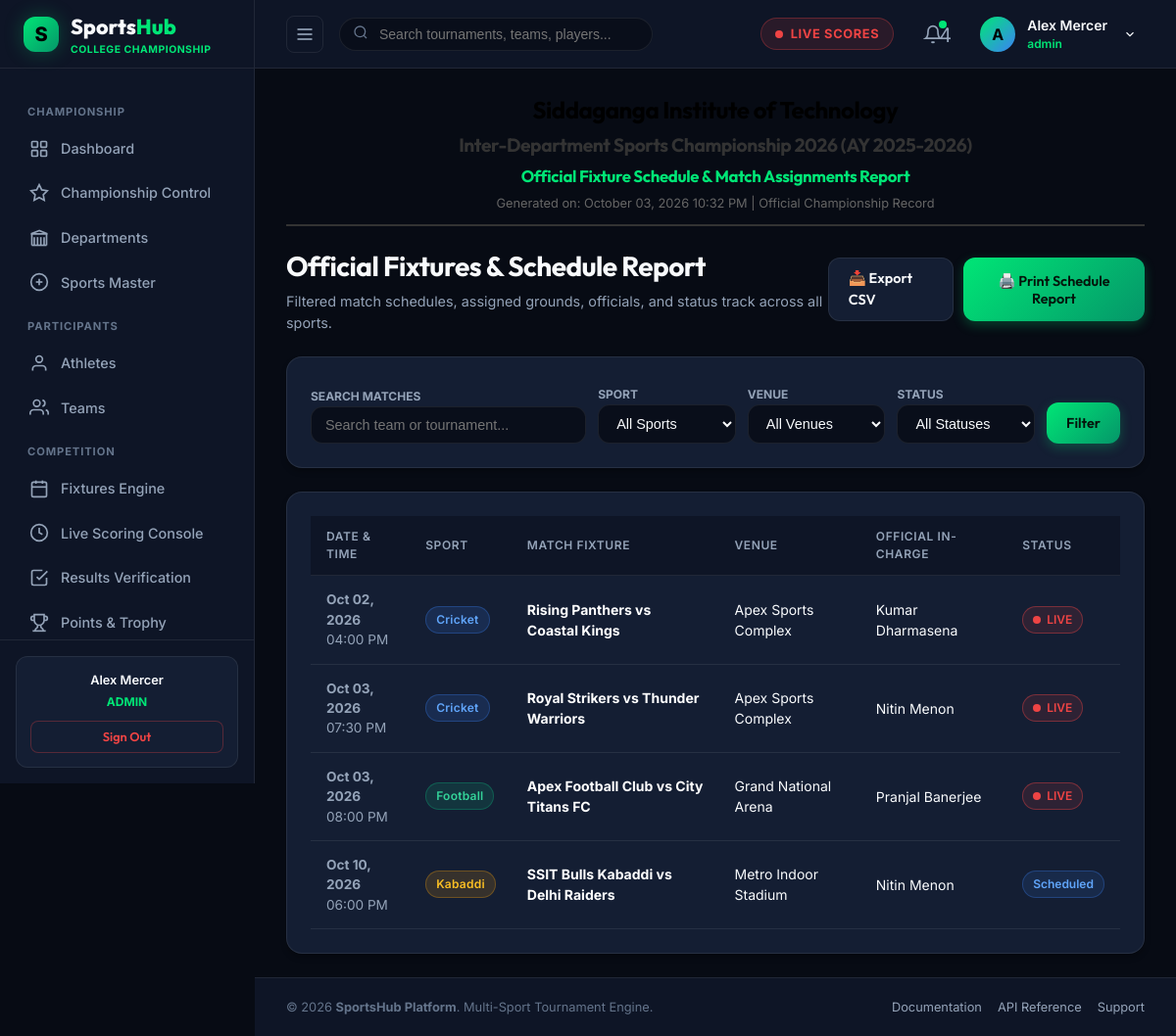
The app's page /admin/reports/fixtures.php (signed in) with its own data.
### tables this page shows
CREATE TABLE `users` (
  `id` int(10) unsigned NOT NULL AUTO_INCREMENT,
  `name` varchar(100) NOT NULL,
  `email` varchar(150) NOT NULL,
  `password` varchar(255) NOT NULL,
  `role` enum('admin','organizer','scorer','official','team_manager','player') NOT NULL DEFAULT 'player',
  `profile_image` varchar(255) DEFAULT 'assets/images/default-avatar.png',
  `status` tinyint(1) DEFAULT 1,
  `created_at` datetime DEFAULT current_timestamp(),
  `updated_at` datetime DEFAULT current_timestamp() ON UPDATE current_timestamp(),
  PRIMARY KEY (`id`),
  UNIQUE KEY `email` (`email`),
  KEY `idx_users_role` (`role`),
  KEY `idx_users_email` (`email`)
);

CREATE TABLE `settings` (
  `setting_key` varchar(100) NOT NULL,
  `setting_value` text DEFAULT NULL,
  `updated_at` datetime DEFAULT current_timestamp() ON UPDATE current_timestamp(),
  PRIMARY KEY (`setting_key`)
);

CREATE TABLE `matches` (
  `id` int(10) unsigned NOT NULL AUTO_INCREMENT,
  `tournament_id` int(10) unsigned NOT NULL,
  `sport_id` int(10) unsigned NOT NULL,
  `team_a_id` int(10) unsigned NOT NULL,
  `team_b_id` int(10) unsigned NOT NULL,
  `venue_id` int(10) unsigned DEFAULT NULL,
  `official_id` int(10) unsigned DEFAULT NULL,
  `scheduled_date` date NOT NULL,
  `scheduled_time` time NOT NULL,
  `status` enum('scheduled','live','completed','postponed','cancelled') DEFAULT 'scheduled',
  `winner_team_id` int(10) unsigned DEFAULT NULL,
  `result_summary` varchar(255) DEFAULT NULL,
  `created_at` datetime DEFAULT current_timestamp(),
  `updated_at` datetime DEFAULT current_timestamp() ON UPDATE current_timestamp(),
  PRIMARY KEY (`id`),
  KEY `fk_matches_sport` (`sport_id`),
  KEY `fk_matches_team_a` (`team_a_id`),
  KEY `fk_matches_team_b` (`team_b_id`),
  KEY `fk_matches_venue` (`venue_id`),
  KEY `fk_matches_winner` (`winner_team_id`),
  KEY `fk_matches_official` (`official_id`),
  KEY `idx_matches_tournament` (`tournament_id`),
  KEY `idx_matches_scheduled_date` (`scheduled_date`),
  KEY `idx_matches_status` (`status`),
  CONSTRAINT `fk_matches_official` FOREIGN KEY (`official_id`) REFERENCES `officials` (`id`) ON DELETE SET NULL,
  CONSTRAINT `fk_matches_sport` FOREIGN KEY (`sport_id`) REFERENCES `sports` (`id`),
  CONSTRAINT `fk_matches_team_a` FOREIGN KEY (`team_a_id`) REFERENCES `teams` (`id`) ON DELETE CASCADE,
  CONSTRAINT `fk_matches_team_b` FOREIGN KEY (`team_b_id`) REFERENCES `teams` (`id`) ON DELETE CASCADE,
  CONSTRAINT `fk_matches_tournament` FOREIGN KEY (`tournament_id`) REFERENCES `tournaments` (`id`) ON DELETE CASCADE,
  CONSTRAINT `fk_matches_venue` FOREIGN KEY (`venue_id`) REFERENCES `venues` (`id`) ON DELETE SET NULL,
  CONSTRAINT `fk_matches_winner` FOREIGN KEY (`winner_team_id`) REFERENCES `teams` (`id`) ON DELETE SET NULL
);

CREATE TABLE `sports` (
  `id` int(10) unsigned NOT NULL AUTO_INCREMENT,
  `name` varchar(50) NOT NULL,
  `slug` varchar(60) NOT NULL,
  `description` text DEFAULT NULL,
  `icon` varchar(255) DEFAULT NULL,
  `status` tinyint(1) DEFAULT 1,
  `created_at` datetime DEFAULT current_timestamp(),
  PRIMARY KEY (`id`),
  UNIQUE KEY `name` (`name`),
  UNIQUE KEY `slug` (`slug`)
);

CREATE TABLE `teams` (
  `id` int(10) unsigned NOT NULL AUTO_INCREMENT,
  `name` varchar(100) NOT NULL,
  `short_name` varchar(10) NOT NULL,
  `logo` varchar(255) DEFAULT 'assets/images/default-team.png',
  `sport_id` int(10) unsigned NOT NULL,
  `department_id` int(11) DEFAULT NULL,
  `captain_id` int(10) unsigned DEFAULT NULL,
  `manager_id` int(10) unsigned DEFAULT NULL,
  `status` tinyint(1) DEFAULT 1,
  `created_at` datetime DEFAULT current_timestamp(),
  `updated_at` datetime DEFAULT current_timestamp() ON UPDATE current_timestamp(),
  PRIMARY KEY (`id`),
  KEY `idx_teams_sport` (`sport_id`),
  CONSTRAINT `fk_teams_sport` FOREIGN KEY (`sport_id`) REFERENCES `sports` (`id`)
);

CREATE TABLE `venues` (
  `id` int(10) unsigned NOT NULL AUTO_INCREMENT,
  `name` varchar(150) NOT NULL,
  `location` varchar(255) DEFAULT NULL,
  `address` text DEFAULT NULL,
  `city` varchar(100) NOT NULL,
  `capacity` int(10) unsigned DEFAULT 0,
  `sport_type` varchar(100) DEFAULT NULL,
  `status` tinyint(1) DEFAULT 1,
  `created_at` datetime DEFAULT current_timestamp(),
  PRIMARY KEY (`id`)
);

CREATE TABLE `officials` (
  `id` int(10) unsigned NOT NULL AUTO_INCREMENT,
  `user_id` int(10) unsigned DEFAULT NULL,
  `name` varchar(100) NOT NULL,
  `role` enum('referee','umpire','scorer','judge','official') DEFAULT 'official',
  `phone` varchar(20) DEFAULT NULL,
  `email` varchar(150) DEFAULT NULL,
  `sport_id` int(10) unsigned NOT NULL,
  `status` tinyint(1) DEFAULT 1,
  `created_at` datetime DEFAULT current_timestamp(),
  PRIMARY KEY (`id`),
  KEY `fk_officials_user` (`user_id`),
  KEY `fk_officials_sport` (`sport_id`),
  CONSTRAINT `fk_officials_sport` FOREIGN KEY (`sport_id`) REFERENCES `sports` (`id`),
  CONSTRAINT `fk_officials_user` FOREIGN KEY (`user_id`) REFERENCES `users` (`id`) ON DELETE SET NULL
);

### admin/reports/fixtures.php (the view, shortened to what the rows shown need)
<?php
require_once __DIR__ . '/../../includes/config.php';
require_once __DIR__ . '/../../includes/database.php';
require_once __DIR__ . '/../../includes/auth.php';
require_once __DIR__ . '/../../includes/match-functions.php';
require_once __DIR__ . '/../../includes/report-helper.php';
$sportId = intval($_GET['sport_id'] ?? 0);
$venueId = intval($_GET['venue_id'] ?? 0);
$status  = trim($_GET['status'] ?? '');
$search  = trim($_GET['search'] ?? '');
$matchesList = getMatchesFiltered($search, 0, $sportId, '', $venueId, $status);
include_once __DIR__ . '/../../includes/header.php';
?>
<?php echo renderPrintHeader('Official Fixture Schedule & Match Assignments Report'); ?>
<div class="dashboard-header no-print">
  <div class="dashboard-title-group">
    <h1>Official Fixtures & Schedule Report</h1>
  </div>
</div>
<div class="card">
  <div class="table-responsive">
    <table class="sports-table">
      <thead>
        <tr>
          <th>Date & Time</th>
          <th>Sport</th>
          <th>Match Fixture</th>
          <th>Venue</th>
          <th>Official In-charge</th>
          <th>Status</th>
        </tr>
      </thead>
      <tbody>
        <?php foreach ($matchesList as $m): ?>
          <tr>
            <td style="font-size:0.85rem; color:var(--text-muted);">
              <strong><?php echo date('M d, Y', strtotime($m['scheduled_date'])); ?></strong><br>
              <?php echo date('h:i A', strtotime($m['scheduled_time'])); ?>
            </td>
            <td><?php echo getSportBadge($m['sport_name']); ?></td>
            <td>
              <strong style="color:#fff;"><?php echo htmlspecialchars($m['team_a_name']); ?> vs <?php echo htmlspecialchars($m['team_b_name']); ?></strong>
            </td>
            <td><?php echo htmlspecialchars($m['venue_name'] ?? 'TBD'); ?></td>
            <td><?php echo htmlspecialchars($m['official_name'] ?? 'Unassigned'); ?></td>
            <td><?php echo getStatusBadge($m['status']); ?></td>
          </tr>
        <?php endforeach; ?>
      </tbody>
    </table>
  </div>
</div>
<?php include_once __DIR__ . '/../../includes/footer.php'; ?>

### includes/header.php (shortened to what the rows shown need)
<?php
require_once __DIR__ . '/config.php';
require_once __DIR__ . '/auth.php';
$currentUser = currentUser();
$userName = $currentUser['name'] ?? 'Alex Mercer';
?>
<!DOCTYPE html>
<html lang="en">
<head>
  <link rel="stylesheet" href="<?php echo BASE_URL; ?>/assets/css/style.css">
  <link rel="stylesheet" href="<?php echo BASE_URL; ?>/assets/css/dashboard.css">
  <link rel="stylesheet" href="<?php echo BASE_URL; ?>/assets/css/tournament.css">
</head>
<body>
<div class="app-layout">
  <?php include_once __DIR__ . '/sidebar.php'; ?>
  <div class="main-wrapper" id="mainWrapper">
    <header class="top-header">
      <div class="header-right">
        <div class="user-profile-wrapper" style="position:relative;">
          <div class="user-profile-menu" onclick="toggleUserDropdown()" id="userProfileBtn">
            <div class="user-avatar-placeholder" style="width:36px;height:36px;border-radius:50%;background:linear-gradient(135deg, #00e676, #3b82f6);display:flex;align-items:center;justify-content:center;font-weight:700;color:#000;">
              <?php echo strtoupper(substr($userName, 0, 1)); ?>
            </div>
            <div class="user-info">
              <span class="user-name"><?php echo htmlspecialchars($userName); ?></span>
              <span class="user-role" style="color:var(--accent-green); font-weight:600;"><?php echo htmlspecialchars($userRole); ?></span>
            </div>
            <svg width="14" height="14" viewBox="0 0 24 24" fill="none" stroke="currentColor" stroke-width="2" style="margin-left:4px;"><polyline points="6 9 12 15 18 9"/></svg>
          </div>
        </div>
      </div>
    </header>
    <main class="page-content">

### includes/sidebar.php (shortened to what the rows shown need)
<?php
require_once __DIR__ . '/auth.php';
$user = currentUser();
$userRole = strtolower($user['role'] ?? 'admin');
?>
<aside class="app-sidebar" id="appSidebar">
  <div class="sidebar-footer">
    <div class="quick-support-card">
      <p style="font-weight:600; color:var(--text-main); margin-bottom:4px;"><?php echo htmlspecialchars($user['name'] ?? 'User'); ?></p>
      <div style="font-size:0.75rem; color:var(--accent-green); text-transform:uppercase; font-weight:700; margin-bottom:10px;">
        <?php echo htmlspecialchars($userRole); ?>
      </div>
      <a href="<?php echo BASE_URL; ?>/auth/logout.php" class="btn btn-secondary btn-sm" style="width:100%; color:var(--accent-red); border-color:rgba(239,68,68,0.3);">
        Sign Out
      </a>
    </div>
  </div>
</aside>

### includes/report-helper.php (shortened to what the rows shown need)
<?php
require_once __DIR__ . '/config.php';
require_once __DIR__ . '/database.php';
require_once __DIR__ . '/auth.php';
function renderPrintHeader($title) {
    $collegeName = getSetting('college_name', 'Siddaganga Institute of Technology');
    $champTitle  = getSetting('championship_title', 'Inter-Department Sports Championship 2026');
    $year        = getSetting('academic_year', '2025-2026');
    $timestamp   = date('F d, Y h:i A');
    return "
    <div class=\"print-header\" style=\"text-align: center; margin-bottom: 20px; padding-bottom: 12px; border-bottom: 2px solid #333;\">
      <h2 style=\"margin: 0 0 4px 0; font-size: 1.5rem; color: #000;\">" . htmlspecialchars($collegeName) . "</h2>
      <h3 style=\"margin: 0 0 4px 0; font-size: 1.2rem; color: #333;\">" . htmlspecialchars($champTitle) . " (AY " . htmlspecialchars($year) . ")</h3>
      <h4 style=\"margin: 0 0 6px 0; font-size: 1.05rem; color: #00e676;\">" . htmlspecialchars($title) . "</h4>
      <div style=\"font-size: 0.8rem; color: #666;\">Generated on: {$timestamp} | Official Championship Record</div>
    </div>
    ";
}

### includes/config.php (shortened to what the rows shown need)
<?php
function getSportBadge($sportName) {
    $colors = [
        'Cricket'      => 'badge-cricket',
        'Football'     => 'badge-football',
        'Kabaddi'      => 'badge-kabaddi',
        'Basketball'   => 'badge-basketball',
        'Volleyball'   => 'badge-volleyball',
        'Badminton'    => 'badge-badminton',
        'Tennis'       => 'badge-tennis',
        'Table Tennis' => 'badge-table-tennis',
    ];
    $class = $colors[$sportName] ?? 'badge-generic';
    return "<span class=\"sport-badge {$class}\">" . htmlspecialchars($sportName) . "</span>";
}
function getStatusBadge($status) {
    $statusMap = [
        'live'      => ['class' => 'badge-live', 'label' => '<span class="pulse-dot"></span> LIVE'],
        'scheduled' => ['class' => 'badge-scheduled', 'label' => 'Scheduled'],
        'completed' => ['class' => 'badge-completed', 'label' => 'Completed'],
        'upcoming'  => ['class' => 'badge-upcoming', 'label' => 'Upcoming'],
        'active'    => ['class' => 'badge-active', 'label' => 'Active'],
        'draft'     => ['class' => 'badge-generic', 'label' => 'Draft'],
        'postponed' => ['class' => 'badge-warning', 'label' => 'Postponed'],
        'cancelled' => ['class' => 'badge-danger', 'label' => 'Cancelled']
    ];
    $info = $statusMap[strtolower($status)] ?? ['class' => 'badge-generic', 'label' => ucfirst($status)];
    return "<span class=\"status-badge {$info['class']}\">{$info['label']}</span>";
}

### records on screen
users: name "Alex Mercer", role "ADMIN", name "A", role "admin"
settings: setting_value "Inter-Department Sports Championship 2026"
settings: setting_value "2025-2026"
matches: scheduled_date "Oct 02, 2026", scheduled_time "04:00 PM", sport.name "Cricket", team_a.name "Rising Panthers", team_b.name "Coastal Kings", venue.name "Apex Sports Complex", official.name "Kumar Dharmasena", status "LIVE"
matches: scheduled_date "Oct 03, 2026", scheduled_time "07:30 PM", sport.name "Cricket", team_a.name "Royal Strikers", team_b.name "Thunder Warriors", venue.name "Apex Sports Complex", official.name "Nitin Menon", status "LIVE"
matches: scheduled_date "Oct 03, 2026", scheduled_time "08:00 PM", sport.name "Football", team_a.name "Apex Football Club", team_b.name "City Titans FC", venue.name "Grand National Arena", official.name "Pranjal Banerjee", status "LIVE"
matches: scheduled_date "Oct 10, 2026", scheduled_time "06:00 PM", sport.name "Kabaddi", team_a.name "SSIT Bulls Kabaddi", team_b.name "Delhi Raiders", venue.name "Metro Indoor Stadium", official.name "Nitin Menon", status "Scheduled"

### other values on screen
$initialUnread "4"
$title "Official Fixture Schedule & Match Assignments Report"
